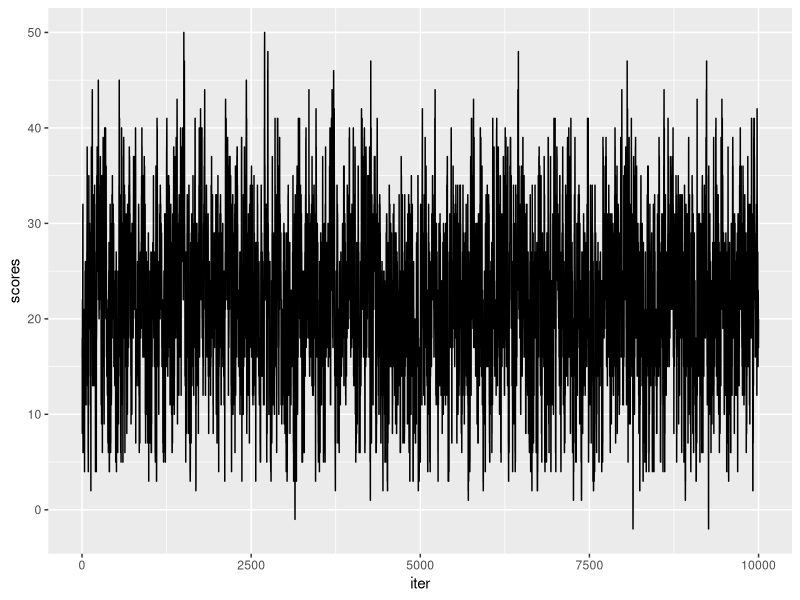
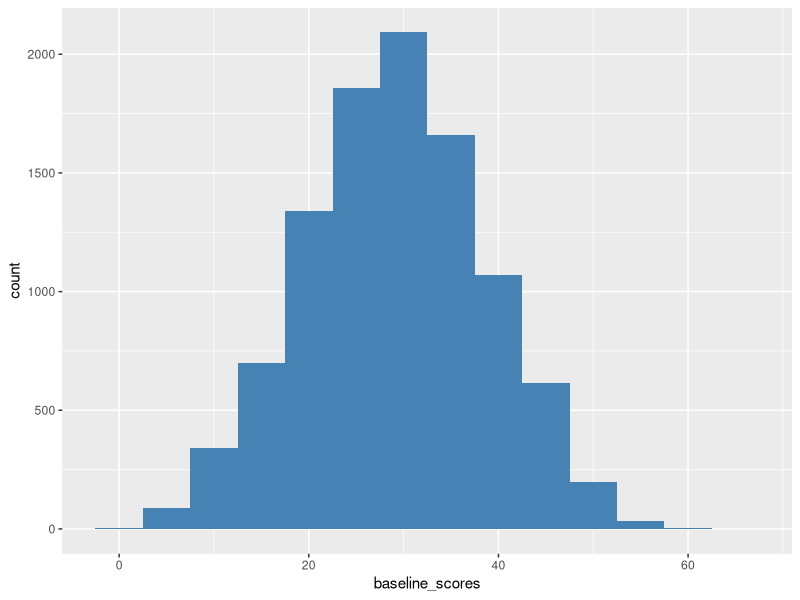

Generate these figures, in order, with R:
## ---- chunk 1
#| label: libraries

library(tidyverse)
## ---- chunk 2
#| label: grids

sample_grid <- matrix(c("Bear", "Bee", "Meadow", "Bear", "Meadow", "Meadow", "Bee", "Meadow", "Bee"),3,3,byrow=TRUE)
sample_grid

sample_grid2 <- matrix(c("Meadow", "Meadow", "Bee", "Meadow", "Bee", "Meadow", "Bee", "Meadow", "Meadow"),3,3,byrow=TRUE)
sample_grid2

big_grid1 <- matrix(c("Deer", "Meadow", "Bee", "Bear", "Fox", "Wolf", "Meadow", "Meadow", "Trout", "Stream",
                      "Deer", "Eagle", "Meadow", "Trout", "Stream", "Fox", "Rabbit", "Stream", "Dragonfly",
                      "Stream"),4,5,byrow=TRUE)
big_grid1

twenty_seven_x <- rep("x", 27)

super_vec <- append(twenty_seven_x, 
                      c("x", "x", 
                        "Deer", "Meadow", "Bee", "Bear", "Fox", 
                        "x", "x", 
                        "x", "x", 
                        "Wolf", "Meadow", "Meadow", "Trout", "Stream",
                        "x", "x", 
                        "x", "x", 
                        "Deer", "Eagle", "Meadow", "Trout", "Stream", 
                        "x", "x", 
                        "x", "x", 
                        "Fox", "Rabbit", "Stream", "Dragonfly","Stream",
                        "x", "x"))

super_grid1 <- matrix(super_vec,7,9,byrow=TRUE)
super_grid1
## ---- chunk 3
cards <- c(rep("Bear", 12), 
           rep("Bee", 8), 
           rep("Meadow", 20),
           rep("Trout", 10),
           rep("Eagle", 8),
           rep("Rabbit", 8),
           rep("Dragonfly", 8),
           rep("Fox", 12),
           rep("Deer", 12),
           rep("Stream", 20),
           rep("Wolf", 12)
           )

generate_grid <- function(pool){
  sample <- sample(pool, 20)
  board <- matrix(sample, nrow=4, ncol=5, byrow=TRUE)
  return(board)
}

generate_grid(cards)
## ---- chunk 4
find_cardinals <- function(i, j, grid){
  cardinals <- list()
  maxrow = nrow(grid)
  maxcol = ncol(grid)
      
  if(i+1 <= maxrow){
    cardinals[[length(cardinals)+1]] <- c(i+1,j)
  }
  
  if(i-1 > 0){
    cardinals[[length(cardinals)+1]] <- c(i-1,j)
  }
  
  if(j+1 <= maxcol){
    cardinals[[length(cardinals)+1]] <- c(i,j+1)
  }
  
  if(j-1 > 0){
    cardinals[[length(cardinals)+1]] <- c(i,j-1)
  }
  
  return(cardinals)
}
## ---- chunk 5
find_two_spaces <- function(i, j, grid){
  two_space <- list()
  maxrow = nrow(grid)
  maxcol = ncol(grid)
      
  if(i+1 <= maxrow){
    two_space[[length(two_space)+1]] <- c(i+1,j)
  }
  
  if(i+2 <= maxrow){
    two_space[[length(two_space)+1]] <- c(i+2,j)
  }
  
  if(i-1 > 0){
    two_space[[length(two_space)+1]] <- c(i-1,j)
  }
  
  if(i-2 > 0){
    two_space[[length(two_space)+1]] <- c(i-2,j)
  }
  
  if(j+1 <= maxcol){
    two_space[[length(two_space)+1]] <- c(i,j+1)
  }
  
  if(j+2 <= maxcol){
    two_space[[length(two_space)+1]] <- c(i,j+2)
  }
  
  if(j-1 > 0){
    two_space[[length(two_space)+1]] <- c(i,j-1)
  }
  
  if(j-2 > 0){
    two_space[[length(two_space)+1]] <- c(i,j-2)
  }
  
  if(i+1 <= maxrow && j+1 <= maxcol){
    two_space[[length(two_space)+1]] <- c(i+1,j+1)
  }
  
  if(i+1 <= maxrow && j-1 > 0){
    two_space[[length(two_space)+1]] <- c(i+1,j-1)
  }
  
  if(i-1 > 0 && j+1 <= maxcol){
    two_space[[length(two_space)+1]] <- c(i-1,j+1)
  }
  
  if(i-1 > 0 && j-1 > 0){
    two_space[[length(two_space)+1]] <- c(i-1,j-1)
  }
  
  return(two_space)
}
## ---- chunk 6
find_more_meadows <- function(i, j, grid, meadow_list){
  meadow_list[[length(meadow_list)+1]] = as.double(c(i,j))
  current_caridnals <- find_cardinals(i, j, grid)
  for (k in current_caridnals){
    if (grid[k[1],k[2]] == "Meadow"){
      if ((list(k) %in% meadow_list) == FALSE){
        meadow_list = find_more_meadows(as.double(k[1]),as.double(k[2]), grid, meadow_list)
      }
    }
  }
  return(meadow_list)
  
}
## ---- chunk 7
find_more_streams <- function(i, j, grid, stream_list){
  stream_list[[length(stream_list)+1]] = as.double(c(i,j))
  current_caridnals <- find_cardinals(i, j, grid)
  for (k in current_caridnals){
    if (grid[k[1],k[2]] == "Stream"){
      if ((list(k) %in% stream_list) == FALSE){
        stream_list = find_more_streams(as.double(k[1]),as.double(k[2]), grid, stream_list)
      }
    }
  }
  return(stream_list)
  
}
## ---- chunk 8
#| label: grid-scoring-function

score_grid <- function(grid){
  
  score = 0
  
  meadow_patch = list()
  first_meadow = TRUE
  stream_patch = list()
  first_stream = TRUE
  dragonfly_list = list()
  deer_row <- c()
  deer_col <- c()
  # first_wolf = TRUE
  num_wolves = 0
  
  
  bear_score = 0
  bee_score = 0
  meadow_score = 0
  trout_score = 0
  eagle_score = 0
  rabbit_score = 0
  dragonfly_score = 0
  fox_score = 0
  deer_score = 0
  stream_score = 0
  wolf_score = 0
  diversity_score = 0
  
  for (i in 1:nrow(grid)) {
    for (j in 1:ncol(grid)) {
      
      current_caridnals <- find_cardinals(i, j, grid)
      
      
      if(grid[i,j] == "Bear"){
        for (k in current_caridnals){
          if (grid[k[1],k[2]] == "Bee" || grid[k[1],k[2]] == "Trout"){
            score = score + 2
            bear_score = bear_score + 2
          }
        }
      }
      
      if(grid[i,j] == "Bee"){
        for (k in current_caridnals){
          if (grid[k[1],k[2]] == "Meadow"){
            score = score + 3
            bee_score = bee_score + 3
          }
        }
      }
      
      if(grid[i,j] == "Meadow"){
        if (first_meadow == TRUE){
          
          first_meadow = FALSE
          first_patch = list()
          completed_patch = find_more_meadows(as.double(i), as.double(j), grid, first_patch)
          meadow_patch[[length(meadow_patch)+1]] = completed_patch
          
        }else{
          
          exist = FALSE
          
          for (x in 1:length(meadow_patch)){
            if (list(as.double(c(i,j))) %in% meadow_patch[[x]]){
              exist = TRUE
            }
          }
          
          if (exist == FALSE){
            new_patch = list()
            completed_patch = find_more_meadows(as.double(i), as.double(j), grid, new_patch)
            meadow_patch[[length(meadow_patch)+1]] = completed_patch
          }
          
        }
      }
      
      if(grid[i,j] == "Trout"){
        for (k in current_caridnals){
          if (grid[k[1],k[2]] == "Dragonfly" || grid[k[1],k[2]] == "Stream"){
            score = score + 2
            trout_score = trout_score + 2
          }
        }
      }
      
      if(grid[i,j] == "Eagle"){
        
        two_space <- find_two_spaces(i, j, grid)
        
        for (k in two_space){
          if (grid[k[1],k[2]] == "Trout" || grid[k[1],k[2]] == "Rabbit"){
            score = score + 2
            eagle_score = eagle_score + 2
          }
        }
      }
      
      if(grid[i,j] == "Rabbit"){
        score = score + 1
        rabbit_score = rabbit_score + 1
      }
      
      if(grid[i,j] == "Dragonfly"){
        dragonfly_list[[length(dragonfly_list)+1]] = as.double(c(i,j))
      }
      
      if(grid[i,j] == "Fox"){
        score_it = TRUE
        
        for (k in current_caridnals){
          if (grid[k[1],k[2]] == "Bear" || grid[k[1],k[2]] == "Wolf"){
            score_it = FALSE
          }
        }
        
        if (score_it){
          score = score + 3
          fox_score = fox_score + 3
        }
      }
      
      if(grid[i,j] == "Deer"){
        deer_row <- append(deer_row, i)
        deer_col <- append(deer_col, j)
      }
      
      if(grid[i,j] == "Stream"){
        if (first_stream == TRUE){
          
          first_stream = FALSE
          first_patch = list()
          completed_patch = find_more_streams(as.double(i), as.double(j), grid, first_patch)
          stream_patch[[length(stream_patch)+1]] = completed_patch
          
        }else{
          
          exist = FALSE
          
          for (x in 1:length(stream_patch)){
            if (list(as.double(c(i,j))) %in% stream_patch[[x]]){
              exist = TRUE
            }
          }
          
          if (exist == FALSE){
            new_patch = list()
            completed_patch = find_more_streams(as.double(i), as.double(j), grid, new_patch)
            stream_patch[[length(stream_patch)+1]] = completed_patch
          }
          
        }
      }
      
      if(grid[i,j] == "Wolf"){
        # temporary stand in, can only be scored properly with more than 1 player
        # if (first_wolf == TRUE){
        #   score = score + 8
        #   wolf_score = wolf_score + 8
        #   first_wolf == FALSE
        # }
        
        num_wolves = num_wolves + 1
      }
      
    }
  }
  
  for (i in meadow_patch){
    if (length(i) == 2){
      score = score + 3
      meadow_score = meadow_score + 3
    }else if (length(i) == 3){
      score = score + 6
      meadow_score = meadow_score + 6
    }else if (length(i) == 4){
      score = score + 10
      meadow_score = meadow_score + 10
    }else if (length(i) >= 5){
      score = score + 15
      meadow_score = meadow_score + 15
    }
  }
  
  largest_stream = 0
  
  for (i in stream_patch){
    if (length(i) > largest_stream){
      largest_stream = length(i)
    }
  }
  
  # temporary scoring for largest stream, can only be scored properly with more than 1 player
  # if (largest_stream > 0){
  #   score = score + 5
  #   stream_score = stream_score + 5
  # }
  
  for (d in dragonfly_list){
    current_caridnals <- find_cardinals(d[1], d[2], grid)
    
    largest_score = 0
    
    for (k in current_caridnals){
      if (grid[k[1],k[2]] == "Stream"){
        for (s in stream_patch){
          if((list(k) %in% s) == TRUE){
            current_score = 2 * length(s)
            if (current_score > largest_score){
              largest_score = current_score
            }
          }
        }
      }
    }
    
    score = score + largest_score
    dragonfly_score = dragonfly_score + largest_score
  }
  
  score = score + 2*length(unique(deer_row))
  score = score + 2*length(unique(deer_col))
  
  deer_score = deer_score + 2*length(unique(deer_row))
  deer_score = deer_score + 2*length(unique(deer_col))
  
  diversity_matrix <- matrix(c(bear_score, bee_score, meadow_score, trout_score, eagle_score, rabbit_score,
           dragonfly_score, fox_score, deer_score))

  gaps = colSums(diversity_matrix == 0)[1]
   
  # if(gaps >= 6){
  #   score = score - 5
  #   diversity_score = -5
  # }else if (gaps == 4){
  #   score = score + 3
  #   diversity_score = 3
  # }else if (gaps == 3){
  #   score = score + 7
  #   diversity_score = 7
  # }else if (gaps <= 2){
  #   score = score + 12
  #   diversity_score = 12
  # }
  
  return(c(score, largest_stream, num_wolves, gaps))
}
## ---- chunk 9
solo_score <- function(score_vector){
  score = score_vector[1]
  stream_size = score_vector[2]
  num_wolves = score_vector[3]
  num_gaps = score_vector[4]
  
  score = score + stream_size + num_wolves
  
  if(stream_size == 0){
    num_gaps = num_gaps + 1
  }
  if(num_wolves == 0){
    num_gaps = num_gaps + 1
  }
  
  if(num_gaps >= 6){
      score = score - 5
    }else if (num_gaps == 4){
      score = score + 3
    }else if (num_gaps == 3){
      score = score + 7
    }else if (num_gaps <= 2){
      score = score + 12
    }
  
  return(score)
}
## ---- chunk 10
mp_score <- function(score_list){
  
  # each entry in score_list follows the format: c(score, size_of_largest_stream, num_wolves, diversity_gaps)
  
  if(length(score_list) > 2){
    more_than_2 = TRUE
  }else{
    more_than_2 = FALSE
  }
  
  score <- rep(0, length(score_list))
  stream_size <- rep(0, length(score_list))
  num_wolves <- rep(0, length(score_list))
  num_gaps <- rep(0, length(score_list))
  
  for (i in 1:length(score_list)){
    
    score[i] = score_list[[i]][1]
    
    stream_size[i] = score_list[[i]][2]
    
    num_wolves[i] = score_list[[i]][3]
    
    num_gaps[i] = score_list[[i]][4] + 2
    
  }
  
  print(score)
  
  stream_size = sort(stream_size, decreasing = TRUE)
  num_wolves = sort(num_wolves, decreasing = TRUE)
  
  stream_matrix = matrix(stream_size)
  wolf_matrix = matrix(num_wolves)
  
  largest_stream = stream_size[1]
  second_stream = stream_size[2]
  
  score_largest_s = TRUE
  score_second_s = TRUE
  
  if(colSums(stream_matrix == largest_stream)[1] > 1){
    score_second_s = FALSE
  }
  
  for (i in 1:length(score_list)){
      if (score_list[[i]][2] == largest_stream && largest_stream != 0){
        score[i] = score[i] + 8
        num_gaps[i] = num_gaps[i] - 1
      }
  }
  
  if(score_second_s == TRUE){
    for (i in 1:length(score_list)){
      if (score_list[[i]][2] == second_stream && second_stream != 0){
        score[i] = score[i] + 5
        num_gaps[i] = num_gaps[i] - 1
      }
    }
  }
  
  print(score)
  
  most_wolves = num_wolves[1]
  second_wolves = num_wolves[2]
  if(more_than_2){
    third_wolves = num_wolves[3]
  }
  
  score_most_w = TRUE
  score_second_w = TRUE
  score_third_w = TRUE
  
  if(colSums(wolf_matrix == most_wolves)[1] > 1){
    score_second_w = FALSE
    if(colSums(wolf_matrix == most_wolves)[1] > 2){
      score_third_w = FALSE
    }
  }
  
  for (i in 1:length(score_list)){
      if (score_list[[i]][3] == most_wolves){
        score[i] = score[i] + 12
        num_gaps[i] = num_gaps[i] - 1
      }
  }
  
  if(colSums(wolf_matrix == second_wolves)[1] > 1){
    score_third_w = FALSE
  }
  
  if(score_second_w == TRUE){
    for (i in 1:length(score_list)){
      if (score_list[[i]][3] == second_wolves){
        score[i] = score[i] + 8
        num_gaps[i] = num_gaps[i] - 1
      }
    }
  }
  
  if(score_third_w == TRUE && more_than_2 == TRUE){
    for (i in 1:length(score_list)){
      if (score_list[[i]][3] == third_wolves){
        score[i] = score[i] + 4
        num_gaps[i] = num_gaps[i] - 1
      }
    }
  }
  
  print(score)
  
  for(i in 1:length(score_list)){
    if(num_gaps[i] >= 6){
      score[i] = score[i] - 5
    }else if (num_gaps[i] == 4){
      score[i] = score[i] + 3
    }else if (num_gaps[i] == 3){
      score[i] = score[i] + 7
    }else if (num_gaps[i] <= 2){
      score[i] = score[i] + 12
    }
  }
  
  
  
  return(score)
  
}
## ---- chunk 11
baseline_sim <- function(cards, n = 10000){
  all_scores <- c()
  for (i in 1:n){
    sim_grid <- generate_grid(cards)
    all_scores <- c(all_scores, solo_score(score_grid(sim_grid)))
  }
  return(all_scores)
}
## ---- chunk 12
rw_mcmc <- function(grid){
  start_score <- solo_score(score_grid(grid))
  current_grid <- grid
  continue <- TRUE
  rows <- rep(1:nrow(grid))
  cols <- rep(1:ncol(grid))
  iter = 0
  score_vector <- c()
  while(continue){
    current_score <- solo_score(score_grid(grid))
    score_vector = c(score_vector, current_score)
    
    start_row <- sample(rows, 1)
    start_col <- sample(cols, 1)
    # Random swap anywhere
    end_row <- sample(rows, 1)
    end_col <- sample(cols, 1)

    while(grid[start_row, start_col] == grid[end_row, end_col]){
      end_row <- sample(rows, 1)
      end_col <- sample(cols, 1)
    }
    
    # Adjacent swap only
    # possible_end <- find_cardinals(start_row, start_col, grid)
    # end <- sample(possible_end, 1)
    # end_row <- end[[1]][1]
    # end_col <- end[[1]][2]
    
    start <- grid[start_row, start_col]
    end <- grid[end_row, end_col]
    
    grid[start_row, start_col] = end
    grid[end_row, end_col] = start
    
    proposed_score <- solo_score(score_grid(grid))
    
    
    x <- runif(1,0,1)
    if(x < proposed_score/current_score){
      current_grid <- grid
    }
    
    iter = iter + 1
    if(iter >= 10000){
      continue = FALSE
    }
  }
  final_score <- solo_score(score_grid(grid))
  
  return(c(final_score, start_score, data.frame(score_vector)))
  
}
## ---- chunk 13
set.seed(4)
sim_grid1 <- generate_grid(cards)
x <- rw_mcmc(sim_grid1)
## ---- chunk 14
x1 <- data.frame(iter = rep(1:10000), scores = x[[3]])
ggplot(aes(x = iter, y = scores), data = x1) +
  geom_line()
## ---- chunk 15
two_player <- list(c(37,4,2,2), c(45,3,3,3))
four_player <- list(c(37,5,1,2), c(45,2,4,3), c(60,0,0,0), c(47,4,3,4))
five_player <- list(c(37,3,0,2), c(45,2,4,3), c(60,3,0,0), c(47,2,0,4), c(38,1,4,4))
## ---- chunk 16
mp_score(two_player)
## ---- chunk 17
mp_score(four_player)
## ---- chunk 18
mp_score(five_player)
## ---- chunk 19
z <- score_grid(sample_grid)
z
## ---- chunk 20
z2 <- score_grid(sample_grid2)
z2
## ---- chunk 21
z3 <- score_grid(big_grid1)
z3
## ---- chunk 22
set.seed(48)
test_grid <- generate_grid(cards)
test_grid
x <- find_cardinals(0,3,test_grid)
x
c <- sample(x, 1)
c
"el"
c[[1]][1]
score_grid(test_grid)
## ---- chunk 23
solo_score(score_grid(test_grid))
## ---- chunk 24
set.seed(48)
baseline_scores <- baseline_sim(cards)
## ---- chunk 25
mean(baseline_scores)
sd(baseline_scores)
var(baseline_scores)
max(baseline_scores)
min(baseline_scores)
## ---- chunk 26
baseline_data <- data.frame(baseline_scores)
ggplot(aes(x = baseline_scores), data = baseline_data) +
  geom_histogram(binwidth = 5, fill = "steelblue")
